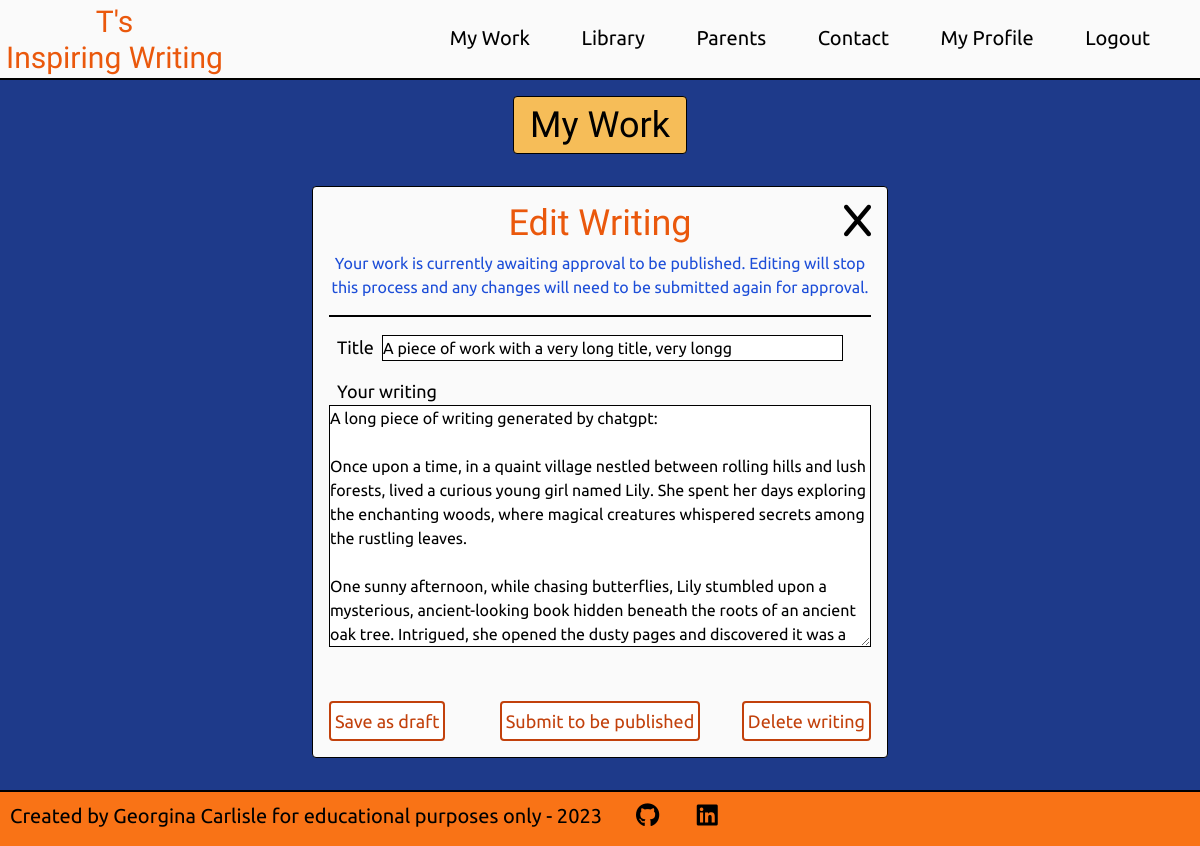
The page /writing/edit/7 (signed in) on the database as committed earlier.
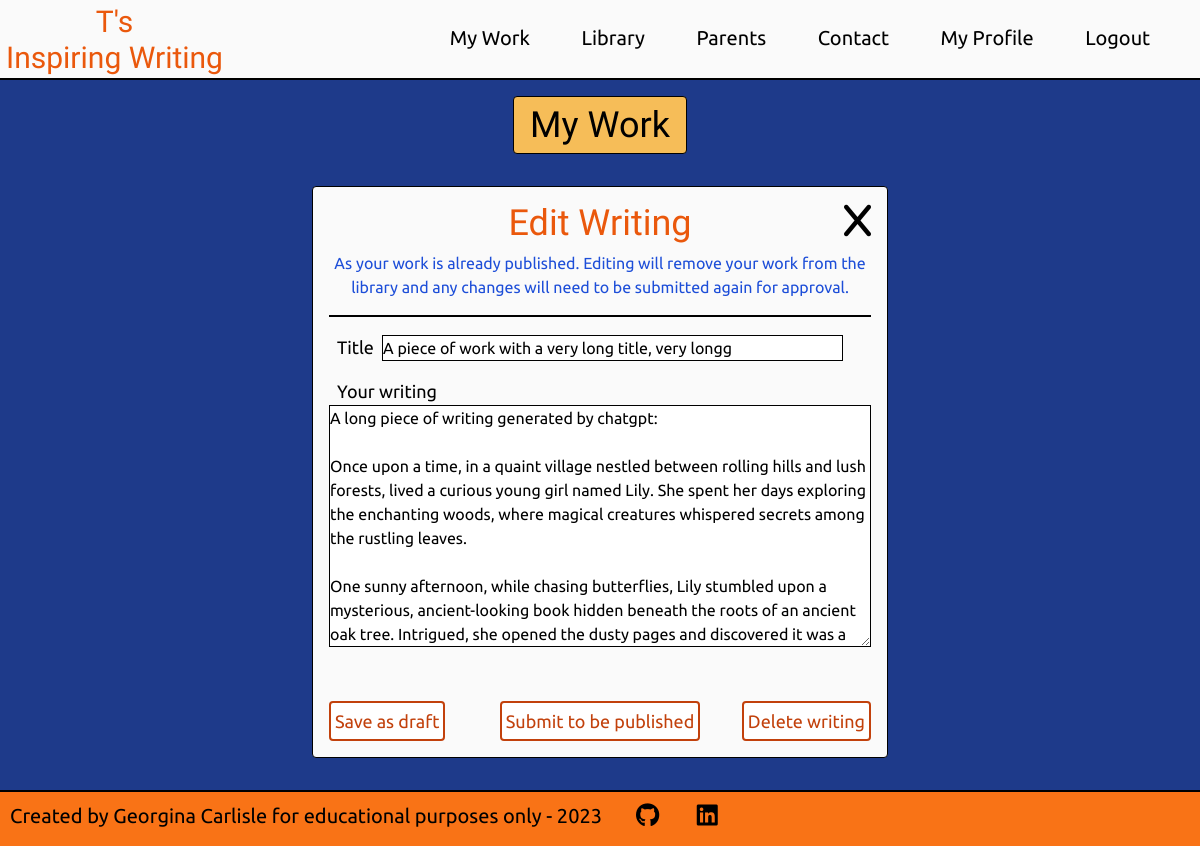
The same page on the database as committed later.
### writing/views.py (the view)
# urls.py: path('edit/<int:writing_id>', views.edit_writing_view, name='edit'),
@login_required
def edit_writing_view(request, writing_id):
    writing = get_object_or_404(Writing, pk=writing_id)
    context = {}
    if request.user != writing.author:
        messages.error(request, 'You have been returned to your account home page, \
                       as you were trying to access a page you are not authorised to view.')
        return redirect('account_home')
    if request.POST:
        form = CreateWritingForm(request.POST, request.FILES, instance=writing)
        if 'delete' in request.POST:
            if not request.GET.get('confirm_delete'):
                context['confirmation_delete_needed'] = True
                context['create_writing_form'] = form
                context['work_id'] = writing_id
                return render(request, 'edit_writing.html', context)
            else:
                writing.delete()
                messages.success(request, "You have successfully deleted your writing")
                return redirect('my_work', user_id=request.user.id)
        if 'keep' in request.POST:
                context['create_writing_form'] = form
                context['work_id'] = writing_id
                return render(request, 'edit_writing.html', context)
        if form.is_valid():
            title = form.cleaned_data['title']
            body = form.cleaned_data['body']
            if len(title) < 3:
                messages.error(
                    request,
                    'Your title needs to more than 3 characters long to be published. Please add a little more.')
                context['create_writing_form'] = form
                return render(request, 'create_writing.html', context)
            if len(body) <= 50:
                messages.error(
                    request,
                    'Your writing needs to more than 50 characters long to be published. Please add a little more.')
                context['create_writing_form'] = form
                return render(request, 'create_writing.html', context)
            if 'publish' in request.POST:
                if not request.GET.get('confirm'):
                    context['confirmation_needed'] = True
                    context['create_writing_form'] = form
                    context['work_id'] = writing_id
                    return render(request, 'edit_writing.html', context)
                else:
                    pending_approval = True
                    approved = False
                    date_submitted = timezone.now()
                    updated_on = timezone.now()
                    failed_approval = False
                    form.save(updated_on=updated_on,
                              pending_approval=pending_approval,
                              approved=approved,
                              date_submitted=date_submitted,
                              failed_approval=failed_approval)
                    messages.success(request, "You have successfully submitted your writing to be published")
                    return redirect('my_work', user_id=request.user.id)
            elif 'draft' in request.POST:
                updated_on = timezone.now()
                approved = False
                pending_approval = False
                failed_approval = False
                form.save(updated_on=updated_on,
                          approved=approved,
                          pending_approval=pending_approval,
                          failed_approval=failed_approval)
                messages.success(request, f'You have successfully saved "{writing.title}" as a draft.')
                return redirect('my_work', user_id=request.user.id)
        else:
            messages.error(
                request,
                'There is an error with your title or writing')
            context['create_writing_form'] = form
            context['work_id'] = writing_id
            context['writing'] = writing
    else:
        form = CreateWritingForm(instance=writing)
        context['create_writing_form'] = form
        context['work_id'] = writing_id
        context['writing'] = writing
    return render(request, 'edit_writing.html', context)

### writing/forms.py (shortened to what this page needs)
class CreateWritingForm(forms.ModelForm):
    title = forms.CharField(
        max_length=50,
        widget=forms.TextInput(attrs={
            'style': 'width: 85%;',
            'placeholder': 'Draw others in. What is your writing about?'}))
    body = forms.CharField(
        widget=forms.Textarea(attrs={
            'style': 'width: 100%;',
            'placeholder': 'A poem, a joke, a story, an article? It is up to you!'})
        )
    class Meta:
        model = Writing
        fields = ("title", "body")
    def __init__(self, *args, **kwargs):
        super().__init__(*args, **kwargs)
        self.fields['title'].widget.attrs.update(
            {'class': 'border border-black'})
        self.fields['body'].widget.attrs.update(
            {'class': 'border border-black'})

### writing/templates/edit_writing.html (shortened to what the changed rows need)
{% extends 'base.html' %}
{% load static %}
{% block content %}
<div class="bg-blue-900 h-full pb-4 pt-16 lg:pt-20">
    {% include 'my_work_title.html' %}
    <div class="flex justify-center mt-4">
        <div class="border border-black rounded bg-zinc-50 p-4 relative w-4/5 md:w-2/3 lg:max-w-xl mb-4">
            <div class="text-center mb-4 border-b-2 border-black">
                <h2 class="text-3xl md:text-4xl mb-2 font-title text-orange-600">
                    Edit Writing
                </h2>
                {% if messages %}
                <ul class="mb-4">
                    {% for message in messages %}
                    <li{% if message.tags %} class="text-blue-700"{% endif %}>
                        {{ message }}
                    </li>
                    {% endfor %}
                </ul>
                {% else %}
                {% if not confirmation_needed %}
                {% if not confirmation_delete_needed%}
                {% if writing.approved %}
                <p class="text-blue-700 mb-4">
                    As your work is already published. Editing will remove your work from the library and any changes will need to be submitted again for approval.
                </p>
                {% elif writing.pending_approval %}
                {% if writing.failed_approval %}
                <p class="text-blue-700 mb-4">
                    {{ writing.reason_failed}}
                </p>
                {% else %}
                <p class="text-blue-700 mb-4">
                    Your work is currently awaiting approval to be  published. Editing will stop this process and any changes will need to be submitted again for approval.
                </p>
                {% endif %}
                {% else %}
                <p class="mb-4 md:text-lg">
                    Make any changes you need, then choose what you want to happen with your writing next.
                </p>
                {% endif %}
                {% else %}
                <p class="mb-4 md:text-lg text-blue-700">
                    Are you sure you wish to delete your writing? Once deleted you cannot get your writing back.
                </p>
                {% endif %}
                {% endif %}
                {% endif %}
            </div>
        </div>
    </div>
</div>
{% endblock%}

Rows that differ between the two databases and show on the page:
changed Writing "A piece of work with a very long title, very longg": approved False → True (drawn)
Other text that changed with them:
text no longer shown: "Your work is currently awaiting approval to be published. Editing will stop this process and any changes will need to be submitted again for approval."
text now shown: "As your work is already published. Editing will remove your work from the library and any changes will need to be submitted again for approval."
